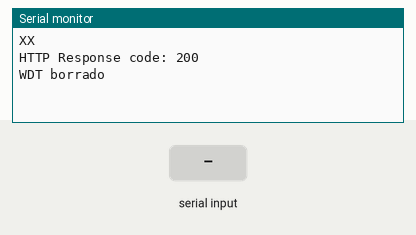
Simulated run of this sketch. Board: ESP32. Parts: the last lines printed to the serial monitor. Inputs (shaded band) come from the test bench. WiFi joins after 1.5 s; servers stay silent unless stated; uploads are accepted with an empty reply.

Above: at 2.7 s.
2.8 s: "1" received over the second serial link
At 4.6 s:
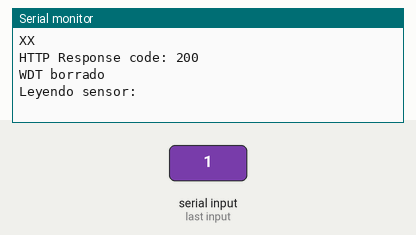
5.8 s: "0" received over the second serial link
At 8.56 s:
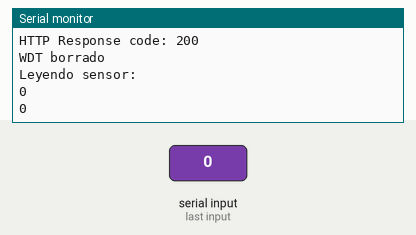
8.8 s: "2" received over the second serial link
At 11.77 s:
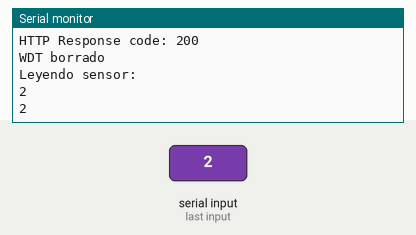
Timing chart, 0 to 13.3 s (numbered marks = the images above; inputs shaded):
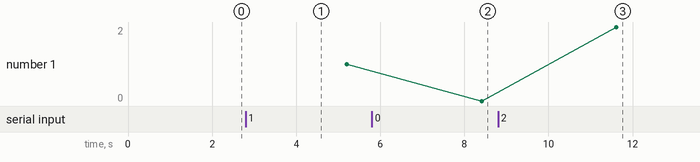

Measured:
- after the input at 2.8 s, the serial monitor: prints a new line after 1.4 s (image 1)
- after the input at 5.8 s, the serial monitor: prints a new line after 2.6 s (image 2)
- after the input at 8.8 s, the serial monitor: prints a new line after 2.8 s (image 3)
- plotted number 1: 1 → 0 after the input at 5.8 s, 0 → 2 after the input at 8.8 s

The sketch:

wifiSendData.ino
```cpp
// (licence header left out)
#include <WiFi.h>
#include <HTTPClient.h>
#include <esp_task_wdt.h>
#define WDT_TIMEOUT 20
#define SerialMon Serial

//Serial pra conectar con arduino
#define RXD2 19
#define TXD2 18

const char* ssid = "oficina";
const char* password = "imagina12";

//Your Domain name with URL path or IP address with path
const char* serverName = "https://iot.igromi.com/api/v1/4vS8SuInT0Do49kvmhjL/telemetry";

// the following variables are unsigned longs because the time, measured in
// milliseconds, will quickly become a bigger number than can be stored in an int.
unsigned long lastTime = 0;
// Timer set to 10 minutes (600000)
//unsigned long timerDelay = 600000;
// Set timer to 5 seconds (5000)
unsigned long timerDelay = 2000;

void setup() {

  esp_task_wdt_init(WDT_TIMEOUT, true); //enable panic so ESP32 restarts
  esp_task_wdt_add(NULL); //add current thread to WDT watch

  Serial.begin(115200);
  Serial2.begin(9600, SERIAL_8N1, RXD2, TXD2);
  WiFi.begin(ssid, password);
  Serial.println("Connecting");
  while(WiFi.status() != WL_CONNECTED) {
    delay(500);
    Serial.print(".");
  }
  Serial.println("");
  Serial.print("Connected to WiFi network with IP Address: ");
  Serial.println(WiFi.localIP());

  Serial.println("Timer set to 5 seconds (timerDelay variable), it will take 5 seconds before publishing the first reading.");
}

void loop() {
  //Send an HTTP POST request every 10 minutes
  if ((millis() - lastTime) > timerDelay) {
    //Check WiFi connection status
    if(WiFi.status()== WL_CONNECTED){
      HTTPClient http;

      // Your Domain name with URL path or IP address with path
      http.begin(serverName);

      // Specify content-type header
      http.addHeader("Content-Type", "application/json");
      // Data to send with HTTP POST

      String httpRequestData = "XX";

     while (Serial2.available()) {

                  SerialMon.println("Leyendo sensor: ");
                  httpRequestData=Serial2.readString();
                  SerialMon.println(httpRequestData);
              };

      SerialMon.println(httpRequestData);

      // Send HTTP POST request
      int httpResponseCode = http.POST(httpRequestData);

      Serial.print("HTTP Response code: ");
      Serial.println(httpResponseCode);
      if (httpResponseCode==200)
         {
          esp_task_wdt_reset();
          Serial.println("WDT borrado");
         };

      // Free resources
      http.end();
    }
    else {
      Serial.println("WiFi Disconnected");
    }
    lastTime = millis();
  }
}
```
